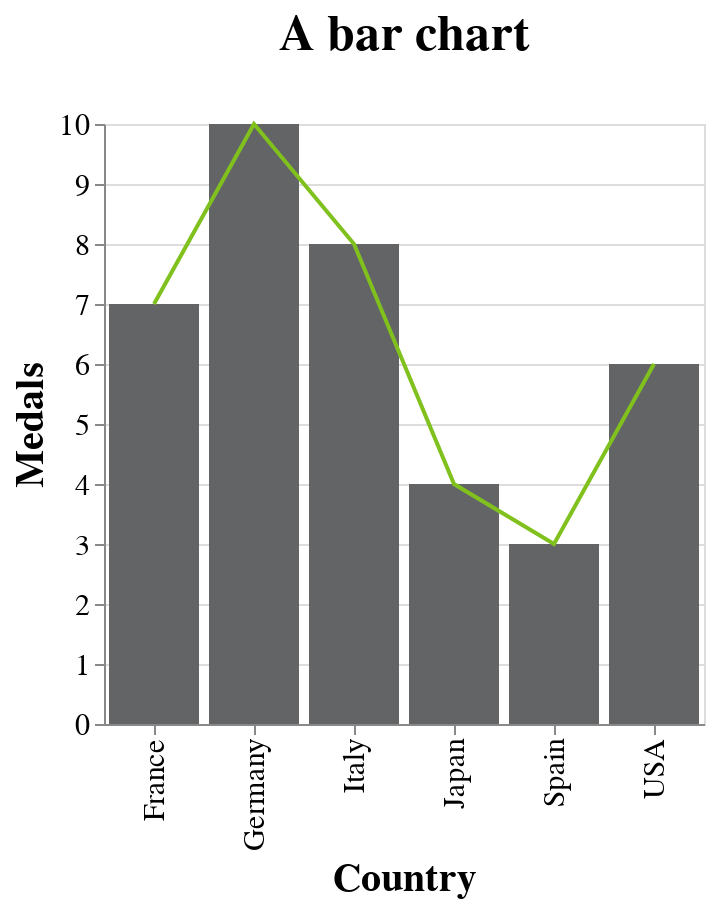

The notebook cell saved with this chart:
### Markdown cell above
## Layering

### Code cell
total = alt.layer(chart1,chart2)

configure_layout(total)

### Figure 1 — Vega-Lite specification as saved in the notebook (floating-point values rounded to 4 significant figures)
{"config": {"view": {"continuousWidth": 400, "continuousHeight": 300}, "axis": {"labelFontSize": 15, "titleFontSize": 20}, "legend": {"labelFontSize": 15, "titleFontSize": 20}, "title": {"fontSize": 25, "offset": 25}}, "layer": [{"mark": {"type": "bar", "color": "#636466"}, "encoding": {"x": {"field": "Country", "type": "nominal"}, "y": {"field": "Medals", "type": "quantitative"}}, "title": "A bar chart", "width": 300}, {"mark": {"type": "line", "color": "#80C11E"}, "encoding": {"x": {"field": "Country", "type": "nominal"}, "y": {"field": "Medals", "type": "quantitative"}}, "title": "A line chart", "width": 300}], "data": {"name": "data-679b3cb888c979e4923127b2d96de8f9"}, "$schema": "https://vega.github.io/schema/vega-lite/v4.17.0.json", "datasets": {"data-679b3cb888c979e4923127b2d96de8f9": [{"Country": "Japan", "Medals": 4, "Region": "Asia"}, {"Country": "USA", "Medals": 6, "Region": "Americas"}, {"Country": "Germany", "Medals": 10, "Region": "Europe"}, {"Country": "Spain", "Medals": 3, "Region": "Europe"}, {"Country": "France", "Medals": 7, "Region": "Europe"}, {"Country": "Italy", "Medals": 8, "Region": "Europe"}]}}
